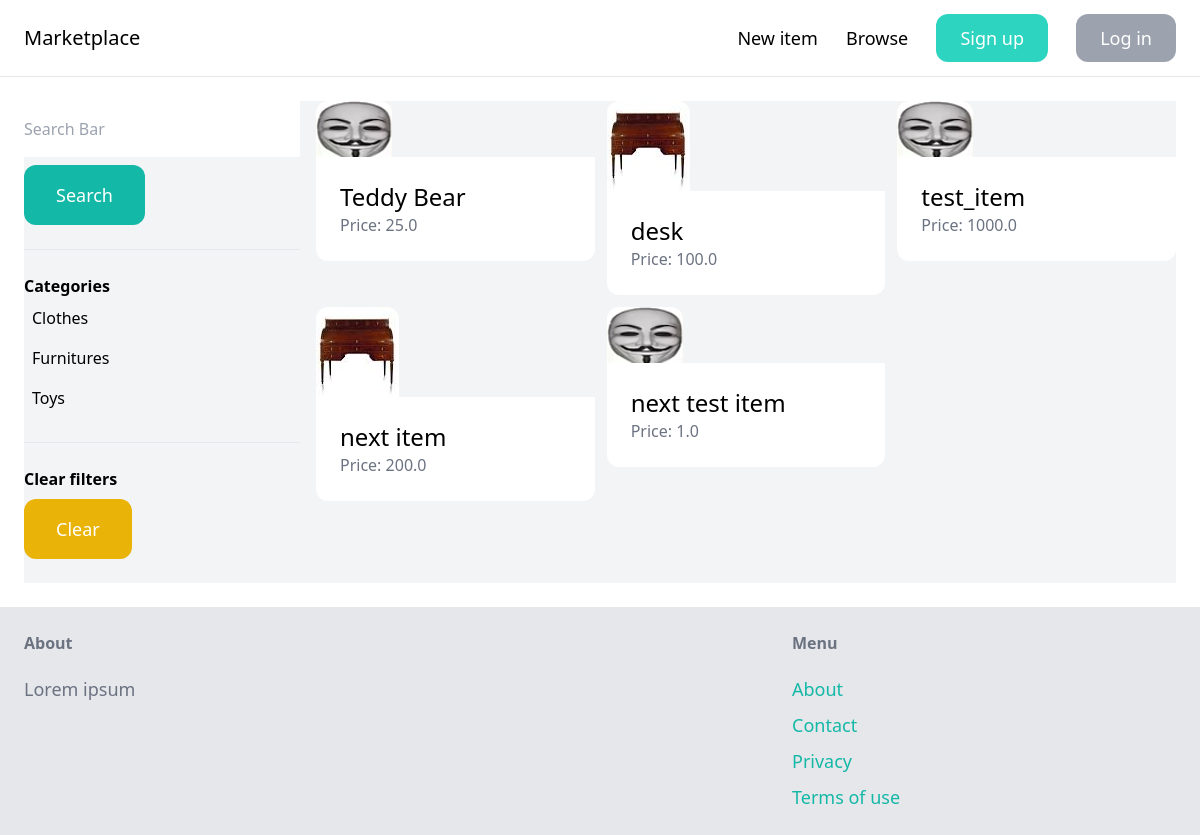
The app's page /items/ with its own data.
### item/models.py (models this page shows, shortened)
class Category(models.Model):
    name = models.CharField(max_length=255)
    class Meta:
        ordering = ('name',)
        verbose_name_plural = 'Categories'

class Item(models.Model):
    name = models.CharField(max_length=256)
    category = models.ForeignKey(Category, related_name='items', on_delete=models.CASCADE)
    description = models.TextField(blank=True, null=True)
    price = models.FloatField()
    image = models.ImageField(upload_to='item_images', blank=True, null=True)
    is_sold = models.BooleanField(default=False)
    created_at = models.DateField(auto_now_add=True)
    created_by = models.ForeignKey(User, related_name='items', on_delete=models.CASCADE)

### item/views.py (the view)
# urls.py: path('', browse, name='browse'),
def browse(request):
    query = request.GET.get('query', '')
    category_id = request.GET.get('category', 0)
    categories = Category.objects.all()
    items = Item.objects.filter(is_sold=False)
    if category_id:
        items = items.filter(category_id=category_id)
    if query:
        items = items.filter(Q(name__icontains=query) | Q(description__icontains=query))
    return render(request, 'browse.html', context={
        'items': items,
        'title': 'Browse',
        'query': query,
        'categories': categories,
        'category_id': int(category_id),
    })

### item/templates/browse.html (shortened to what this page needs)
{% extends 'base.html' %}
{% block content %}
    <div class="pb-6 grid grid-cols-4 gap-4 bg-gray-100">
        <div class="col-span-1">
            <form method="get" action="{% url 'item:browse' %}">
                <input name="query" class="w-full py-4 ppx-6 border-rounded-xl" type="text"
                       value="{{ query }}" placeholder="Search Bar">
                <button class="mt-2 py-4 px-8 text-lg bg-teal-500 text-white rounded-xl">Search</button>
            </form>
            <hr class="my-6">
            <p class="font-semibold">Categories</p>
            <ul>
                {% for category in categories %}
                    <li class="py-2 px-2 rounded-xl{% if category.id == category_id %} bg-gray-300{% endif %}">
                        <a href="{% url 'item:browse' %}?query={{ query }}&category={{ category.id }}"
                           style="{% if category.id == category_id %} font-weight: bold;{% endif %}">{{ category.name }}
                        </a>
                    </li>
                {% endfor %}
            </ul>
            <hr class="my-6">
            <p class="font-semibold">Clear filters</p>
            <ul>
                <li>
                    <a href="{% url 'item:browse' %}"
                       class="mt-2 py-4 px-8 inline-block bg-yellow-500 text-lg rounded-xl text-white">
                        Clear
                    </a>
                </li>
            </ul>
        </div>
        <div class="col-span-3">
            <div class="grid grid-cols-3 gap-3">
                {% for item in items %}
                    <div>
                        <a href="{% url 'item:detail' item.id %}">
                            <div>
                                <img src="{{ item.image.url }}" class="rounded-t-xl">
                            </div>
                            <div class="p-6 bg-white rounded-b-xl">
                                <h2 class="text-2xl">{{ item.name }}</h2>
                                <p class="text-gray-500">Price: {{ item.price }}</p>
                            </div>
                        </a>
                    </div>
                {% endfor %}
            </div>
        </div>
    </div>
{% endblock %}

### records on screen
Category: name "Clothes"
Category: name "Furnitures"
Category: name "Toys"
Item: image (picture), name "Teddy Bear", price "25.0"
Item: image (picture), name "desk", price "100.0"
Item: image (picture), name "test_item", price "1000.0"
Item: image (picture), name "next item", price "200.0"
Item: image (picture), name "next test item", price "1.0"
